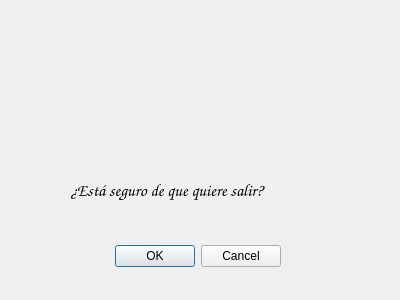
<?xml version="1.0" encoding="UTF-8"?>
<ui version="4.0">
 <class>dlgSalir</class>
 <widget class="QDialog" name="dlgSalir">
  <property name="geometry">
   <rect>
    <x>0</x>
    <y>0</y>
    <width>400</width>
    <height>300</height>
   </rect>
  </property>
  <property name="windowTitle">
   <string>Dialog</string>
  </property>
  <widget class="QDialogButtonBox" name="buttonBox">
   <property name="geometry">
    <rect>
     <x>-60</x>
     <y>240</y>
     <width>341</width>
     <height>32</height>
    </rect>
   </property>
   <property name="orientation">
    <enum>Qt::Horizontal</enum>
   </property>
   <property name="standardButtons">
    <set>QDialogButtonBox::Cancel|QDialogButtonBox::Ok</set>
   </property>
  </widget>
  <widget class="QLabel" name="label">
   <property name="geometry">
    <rect>
     <x>70</x>
     <y>180</y>
     <width>271</width>
     <height>21</height>
    </rect>
   </property>
   <property name="font">
    <font>
     <family>Comic Sans MS</family>
     <pointsize>13</pointsize>
    </font>
   </property>
   <property name="text">
    <string>¿Está seguro de que quiere salir?</string>
   </property>
  </widget>
  <widget class="QLabel" name="label_2">
   <property name="geometry">
    <rect>
     <x>140</x>
     <y>20</y>
     <width>131</width>
     <height>131</height>
    </rect>
   </property>
   <property name="text">
    <string/>
   </property>
   <property name="pixmap">
    <pixmap>../img/alerta_salir.png</pixmap>
   </property>
   <property name="scaledContents">
    <bool>true</bool>
   </property>
  </widget>
  <widget class="QLabel" name="label_3">
   <property name="geometry">
    <rect>
     <x>10</x>
     <y>140</y>
     <width>111</width>
     <height>31</height>
    </rect>
   </property>
   <property name="text">
    <string/>
   </property>
   <property name="pixmap">
    <pixmap>../../.designer/img/lmao.jpg</pixmap>
   </property>
   <property name="scaledContents">
    <bool>true</bool>
   </property>
  </widget>
 </widget>
 <resources/>
 <connections>
  <connection>
   <sender>buttonBox</sender>
   <signal>accepted()</signal>
   <receiver>dlgSalir</receiver>
   <slot>accept()</slot>
   <hints>
    <hint type="sourcelabel">
     <x>248</x>
     <y>254</y>
    </hint>
    <hint type="destinationlabel">
     <x>157</x>
     <y>274</y>
    </hint>
   </hints>
  </connection>
  <connection>
   <sender>buttonBox</sender>
   <signal>rejected()</signal>
   <receiver>dlgSalir</receiver>
   <slot>reject()</slot>
   <hints>
    <hint type="sourcelabel">
     <x>316</x>
     <y>260</y>
    </hint>
    <hint type="destinationlabel">
     <x>286</x>
     <y>274</y>
    </hint>
   </hints>
  </connection>
 </connections>
</ui>
